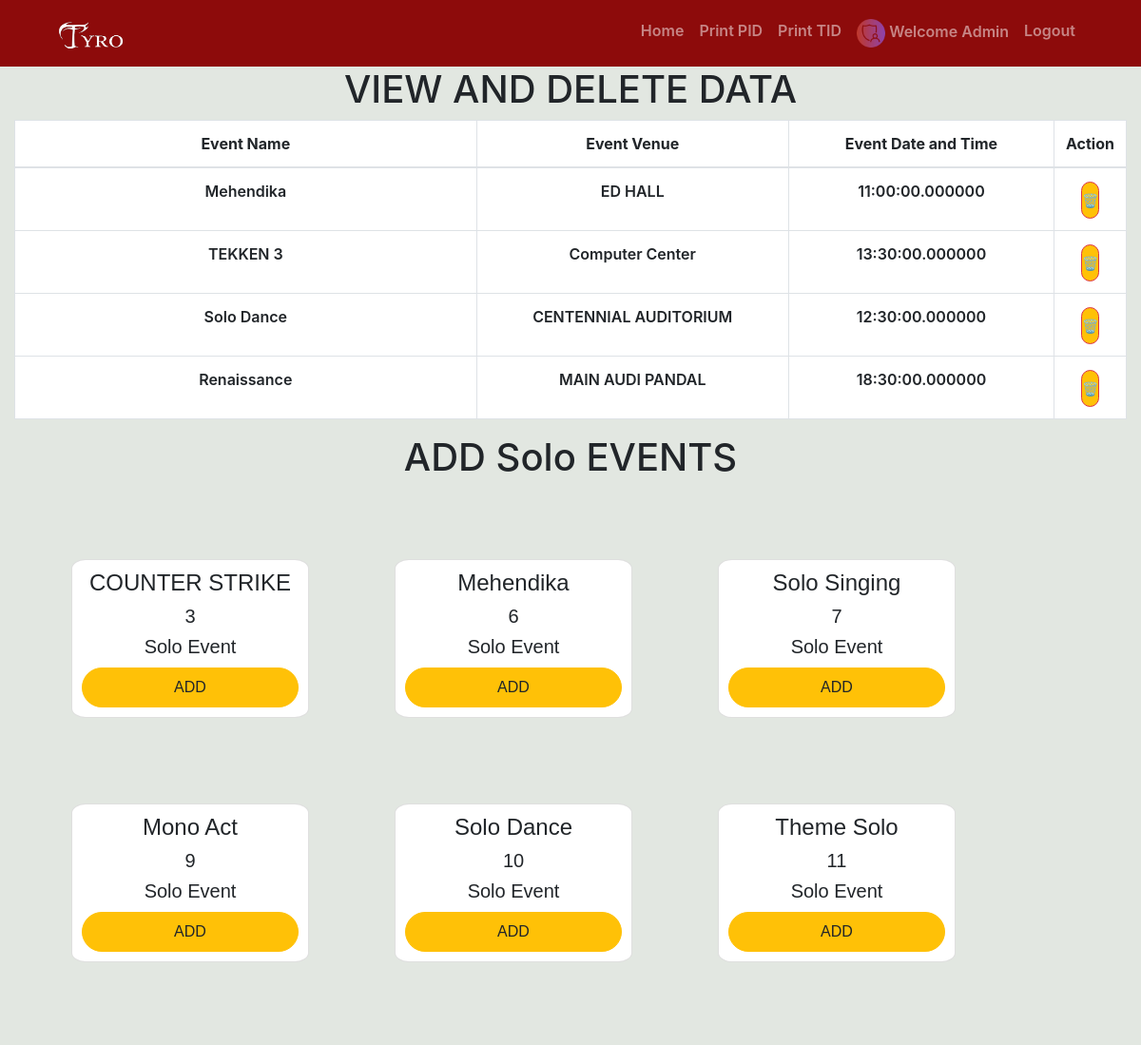
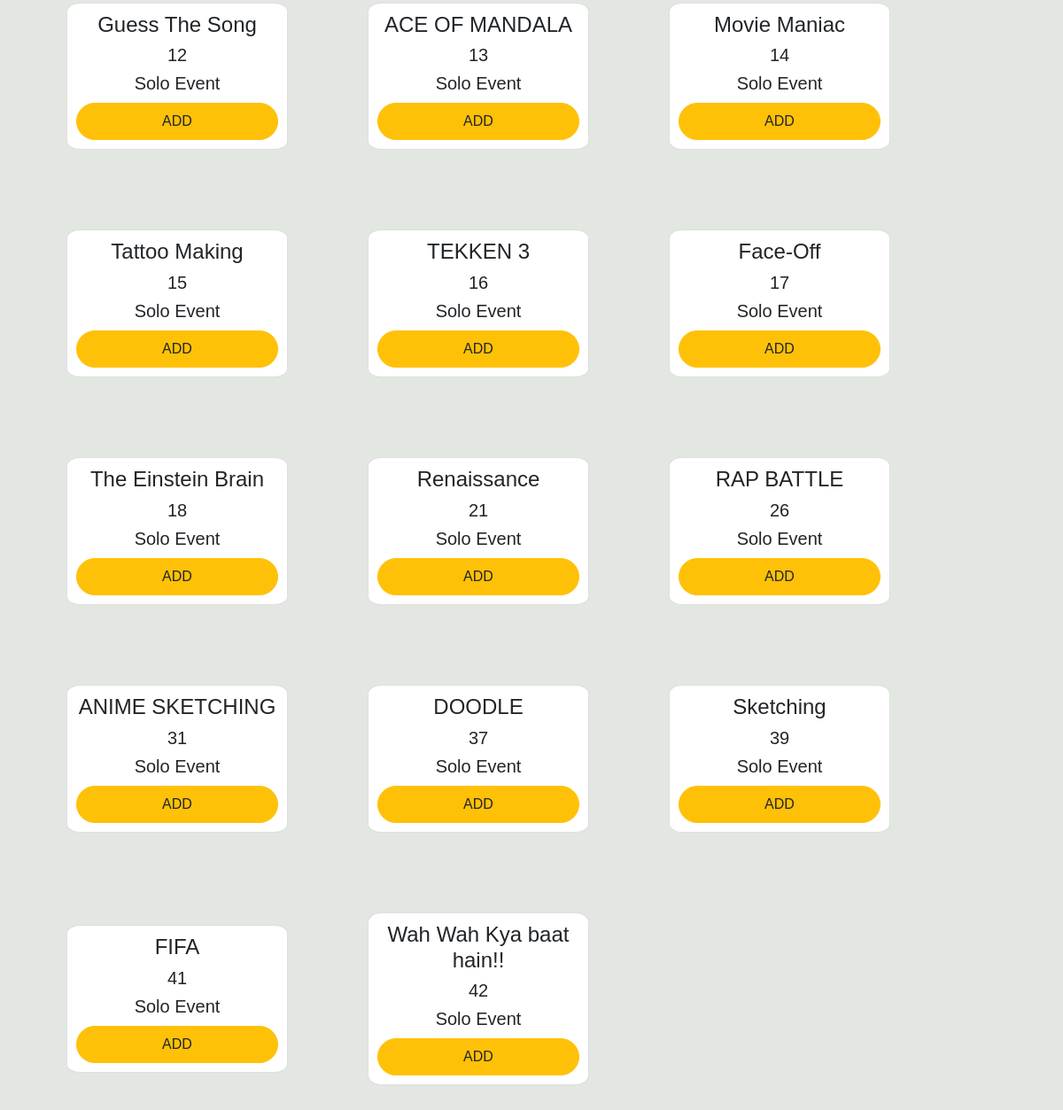
Screenshot of /regportal/admin/check2.php with the database file from the repository (2 pictures, top to bottom).
### tables this page shows
CREATE TABLE `sign` (
  `id` int(10) NOT NULL,
  `name` varchar(25) NOT NULL,
  `username` varchar(25) NOT NULL,
  `password` varchar(25) NOT NULL,
  `level` varchar(20) NOT NULL
);

CREATE TABLE `audience` (
  `id` int(100) NOT NULL,
  `eid` int(100) NOT NULL,
  `pid` varchar(255) NOT NULL,
  `reg_event` varchar(255) NOT NULL,
  `reg_date` date NOT NULL,
  `venue` varchar(255) NOT NULL,
  `event_start_time` time(6) NOT NULL,
  `event_end_time` time(6) NOT NULL,
  `event_date` date NOT NULL,
  `tid` varchar(255) NOT NULL
);

CREATE TABLE `events` (
  `sln` int(100) NOT NULL,
  `eid` int(100) NOT NULL,
  `event_name` varchar(250) DEFAULT NULL,
  `event_start_time` time(6) NOT NULL,
  `event_end_time` time(6) NOT NULL,
  `event_date` date NOT NULL,
  `pid` varchar(12) DEFAULT NULL,
  `event_venue` varchar(250) DEFAULT NULL,
  `event_type` varchar(250) DEFAULT NULL,
  `event_reg` int(100) NOT NULL
);

### regportal/admin/check2.php (the view, shortened to what this page needs)
<?php include('includes/head.php')?>
<?php include('connection.php')?>
<?php
 $sql = mysqli_query($con,"SELECT * FROM events WHERE  event_type = 'solo' ");
?>
<body>
  <?php include('includes/navbar.php')?>
  <h1>VIEW AND DELETE DATA</h1>
  <div class="col-md-12">
    <table class="table table-bordered table-hover bg-white">
      <thead>
        <tr>
          <th scope="col" style="width:45%">Event Name </th>
          <th scope="col" style="width:30%">Event Venue </th>
          <th scope="col" style="width:25%">Event Date and Time </th>
          <th scope="col" style="width:25%">Action </th>
        </tr>
      </thead>
      <tbody>
        <?php
            $res1 = mysqli_query($con,"SELECT * FROM audience WHERE pid= 'P20223' ");
            while ($ress1 = mysqli_fetch_assoc($res1))
            {
              if($ress1['eid']>0){
            ?>
        <tr>
          <td><?php echo $ress1['reg_event']?></td>
          <td><?php echo $ress1['venue']?></td>
          <td><?php echo $ress1['event_start_time']?></td>
          <td>
            <form action="eve_del.php" method="POST" class="d-inline">
              <button type="submit" name="delete_event" value="<?=$ress1['id'];?>"
                class="btn btn-danger btn-sm">🗑️</button>
            </form>
          </td>
        </tr>
        <?php
              }
          }
            ?>
      </tbody>
    </table>
  </div>
  <h1>ADD Solo EVENTS<?php?></h1>
  <section>
    <?php
while ($row = mysqli_fetch_assoc($sql)) {
?>
    <form method="POST">
      <div class="card text-center">
        <h3><?php echo $row['event_name'] ?></h3>
        <h5><?php echo $row['eid'] ?></h5>
        <h5><?php echo $row['event_type']," Event" ?></h5>
        <input type="submit" class="btn btn-warning" value="ADD" name="add_event">
      </div>
    </form>
    <?php
}
?>

### regportal/admin/includes/navbar.php (shortened to what this page needs)
<?php include('../connection.php')?>
<?php
$qy1 ='SELECT * from sign';
$rst1 = mysqli_query($con,$qy1);
$level1 = mysqli_fetch_assoc($rst1);
?>
<div class="concontainer-fluid nav_bg px-0 fixed-top">
  <div class="container">
  <div class="row">
    <div class="col-md-12 py-1">
      <nav class="navbar navbar-expand-lg navbar-dark">
        <a class="navbar-brand" href="#">
          <img src="../assets/images/tyro.png" alt="" width="70" height="30"
            class="d-inline-block align-text-top">
        </a>
        <div class="collapse navbar-collapse" id="navbarSupportedContent">
          <ul class="navbar-nav ml-auto ">
            <li class="nav-item">
              <a href="index.php" class="nav-link">Home</a>
            </li>
            <li class="nav-item">
              <a href="find_pid.php" class="nav-link">Print PID</a>
            </li>
            <li class="nav-item">
              <a href="find_tid.php" class="nav-link">Print TID</a>
            </li>
            <li class="nav-item">
              <a class="nav-link " href="profile.php" > <img width="30px"src="images/<?php echo $level1['level']; ?>.png"> Welcome <?php echo $level1['level']; ?> </a>
            </li>
            <li class="nav-item">
              <a href="logout.php" class="nav-link">Logout</a>
            </li>
          </ul>
        </div>
      </nav>
    </div>
  </div>
  </div>
</div>

### regportal/admin/css/style.css (style rules this page uses)
:root { --theme: #8d0b0b; --bgcolor: #126364; --yellow: r; }
body { background: #E2E7E1; min-height: 100vh; }
.nav_bg { background-color: var(--theme); }
.btn { width: 130px; padding: 8px 0; border-radius: 25px; background-color: #ffc107; }

### regportal/admin/includes/head.php (style rules this page uses)
body { padding-top: 70px; }

### regportal/admin/check2.php (style rules this page uses)
body { text-align: center; font-weight: 600; }
section { display: flex; align-items: center; flex-wrap: wrap; gap: 50px; padding: 55px; min-height: 100vh; font-family: sans-serif; }
.btn { flex-wrap: wrap; width: auto; margin-top: 2px; }
.card { width: 250px; height: auto; padding: 10px; border-radius: 6%; text-align: center; margin: 20px; }
h3 { font-size: 1.5rem; }

### rows the page displays
sign: level (picture), level "Admin"
audience: reg_event "Mehendika", venue "ED HALL", event_start_time "11:00:00.000000", $ress1['id'] 6 (drawn)
audience: reg_event "TEKKEN 3", venue "Computer Center", event_start_time "13:30:00.000000", $ress1['id'] 7 (drawn)
audience: reg_event "Solo Dance", venue "CENTENNIAL AUDITORIUM", event_start_time "12:30:00.000000", $ress1['id'] 423 (drawn)
audience: reg_event "Renaissance", venue "MAIN AUDI PANDAL", event_start_time "18:30:00.000000", $ress1['id'] 1879 (drawn)
events: event_name "COUNTER STRIKE", eid "3", event_type "Solo"
events: event_name "Mehendika", eid "6", event_type "Solo"
events: event_name "Solo Singing", eid "7", event_type "Solo"
events: event_name "Mono Act", eid "9", event_type "Solo"
events: event_name "Solo Dance", eid "10", event_type "Solo"
events: event_name "Theme Solo", eid "11", event_type "Solo"
events: event_name "Guess The Song", eid "12", event_type "Solo"
events: event_name "ACE OF MANDALA", eid "13", event_type "Solo"
events: event_name "Movie Maniac", eid "14", event_type "Solo"
events: event_name "Tattoo Making", eid "15", event_type "Solo"
events: event_name "TEKKEN 3", eid "16", event_type "Solo"
events: event_name "Face-Off", eid "17", event_type "Solo"
events: event_name "The Einstein Brain", eid "18", event_type "Solo"
events: event_name "Renaissance", eid "21", event_type "Solo"
events: event_name "RAP BATTLE", eid "26", event_type "Solo"
events: event_name "ANIME SKETCHING", eid "31", event_type "Solo"
events: event_name "DOODLE", eid "37", event_type "Solo"
events: event_name "Sketching", eid "39", event_type "Solo"
events: event_name "FIFA", eid "41", event_type "Solo"
events: event_name "Wah Wah Kya baat hain!!", eid "42", event_type "Solo"
